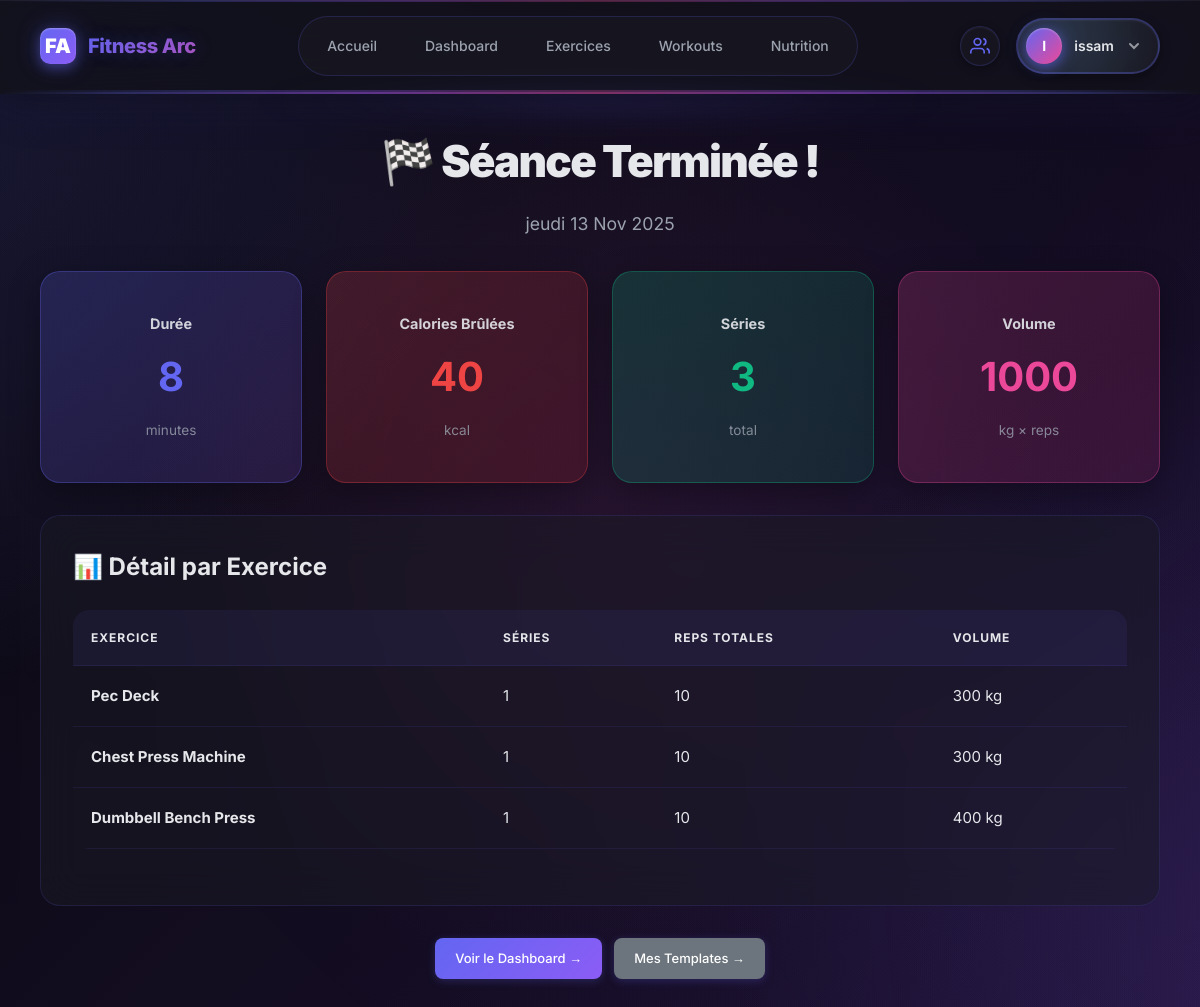
Page /workouts/sessions/9/summary/ (signed in) on the committed database.
### workouts/models.py (models this page shows, shortened)
class WorkoutSession(models.Model):
    owner = models.ForeignKey(User, on_delete=models.CASCADE, related_name="workout_sessions")
    date = models.DateField(auto_now_add=True)
    from_template = models.ForeignKey(WorkoutTemplate, on_delete=models.SET_NULL, null=True, blank=True)
    duration_minutes = models.PositiveIntegerField(default=0, help_text="Durée de la séance en minutes")
    is_completed = models.BooleanField(default=False, help_text="Séance terminée")
    notes = models.TextField(blank=True)
    created_at = models.DateTimeField(auto_now_add=True)
    @property
    def total_volume(self):
        return sum(sl.volume for sl in self.set_logs.all())
    @property
    def estimated_calories_burned(self):
        if self.duration_minutes == 0:
            return 0
        return self.duration_minutes * 5

class SetLog(models.Model):
    session = models.ForeignKey(WorkoutSession, on_delete=models.CASCADE, related_name="set_logs")
    exercise = models.ForeignKey(Exercise, on_delete=models.CASCADE)
    set_number = models.PositiveIntegerField()
    reps = models.PositiveIntegerField()
    weight_kg = models.DecimalField(max_digits=6, decimal_places=2)
    rpe = models.PositiveSmallIntegerField(null=True, blank=True)
    notes = models.TextField(blank=True)
    @property
    def volume(self): return float(self.weight_kg) * self.reps

class Exercise(models.Model):
    MUSCLE = [
        ("chest","Pecs"), ("back","Dos"), ("legs","Jambes"),
        ("shoulders","Épaules"), ("arms","Bras"), ("core","Abdos"), ("fullbody","Corps complet")
    ]
    EQUIP = [("barbell","Barre"),("dumbbell","Haltères"),
             ("machine","Machine"),("cable","Poulie"),("bodyweight","Poids du corps")]
    name = models.CharField(max_length=200, unique=True)
    slug = models.SlugField(unique=True)
    muscle_group = models.CharField(max_length=20, choices=MUSCLE)
    equipment = models.CharField(max_length=20, choices=EQUIP)
    difficulty = models.PositiveSmallIntegerField(default=3)
    description = models.TextField(blank=True)
    image = models.ImageField(upload_to='exercises/', blank=True, null=True, help_text="Image de démonstration")

### workouts/views.py (the view)
# urls.py: path("sessions/<int:pk>/summary/", views.session_summary, name="session_summary"),
@login_required
def session_summary(request, pk):
    sess = get_object_or_404(WorkoutSession, pk=pk, owner=request.user)
    total_sets = sess.set_logs.count()
    total_reps = sum(log.reps for log in sess.set_logs.all())
    exercises_data = {}
    for log in sess.set_logs.select_related('exercise'):
        ex_name = log.exercise.name
        if ex_name not in exercises_data:
            exercises_data[ex_name] = {'sets': 0, 'total_reps': 0, 'total_volume': 0}
        exercises_data[ex_name]['sets'] += 1
        exercises_data[ex_name]['total_reps'] += log.reps
        exercises_data[ex_name]['total_volume'] += log.volume
    context = {
        'session': sess,
        'total_sets': total_sets,
        'total_reps': total_reps,
        'exercises_data': exercises_data,
    }
    return render(request, "workouts/session_summary.html", context)

### accounts/context_processors.py (called while the page is built)
def friends_requests_count(request):
    if request.user.is_authenticated:
        count = Friendship.objects.filter(to_user=request.user, status='pending').count()
        return {'pending_requests_count': count}
    return {'pending_requests_count': 0}

### workouts/templates/workouts/session_summary.html (shortened to what this page needs)
{% extends "base.html" %}
{% block content %}
<div style="text-align:center;margin-bottom:2rem">
  <h1>🏁 Séance Terminée !</h1>
  <p style="color:var(--text-dim);font-size:1.1rem">{{ session.date|date:"l d M Y" }}</p>
</div>
<div style="display:grid;grid-template-columns:repeat(auto-fit,minmax(200px,1fr));gap:1.5rem;margin-bottom:2rem">
  <div class="stat-card" style="background:linear-gradient(135deg,rgba(99,102,241,0.2),rgba(139,92,246,0.15));border:1px solid rgba(99,102,241,0.3)">
    <h3 style="margin:0 0 0.5rem;font-size:0.9rem;opacity:0.9;color:var(--text)">Durée</h3>
    <p style="font-size:2.5rem;margin:0;font-weight:bold;color:var(--primary)">{{ session.duration_minutes }}</p>
    <p style="margin:0.5rem 0 0;opacity:0.8;font-size:0.85rem;color:var(--text-dim)">minutes</p>
  </div>
  <div class="stat-card" style="background:linear-gradient(135deg,rgba(239,68,68,0.2),rgba(220,38,38,0.15));border:1px solid rgba(239,68,68,0.3)">
    <h3 style="margin:0 0 0.5rem;font-size:0.9rem;opacity:0.9;color:var(--text)">Calories Brûlées</h3>
    <p style="font-size:2.5rem;margin:0;font-weight:bold;color:var(--danger)">{{ session.estimated_calories_burned }}</p>
    <p style="margin:0.5rem 0 0;opacity:0.8;font-size:0.85rem;color:var(--text-dim)">kcal</p>
  </div>
  <div class="stat-card" style="background:linear-gradient(135deg,rgba(16,185,129,0.2),rgba(5,150,105,0.15));border:1px solid rgba(16,185,129,0.3)">
    <h3 style="margin:0 0 0.5rem;font-size:0.9rem;opacity:0.9;color:var(--text)">Séries</h3>
    <p style="font-size:2.5rem;margin:0;font-weight:bold;color:var(--success)">{{ total_sets }}</p>
    <p style="margin:0.5rem 0 0;opacity:0.8;font-size:0.85rem;color:var(--text-dim)">total</p>
  </div>
  <div class="stat-card" style="background:linear-gradient(135deg,rgba(236,72,153,0.2),rgba(219,39,119,0.15));border:1px solid rgba(236,72,153,0.3)">
    <h3 style="margin:0 0 0.5rem;font-size:0.9rem;opacity:0.9;color:var(--text)">Volume</h3>
    <p style="font-size:2.5rem;margin:0;font-weight:bold;color:var(--accent)">{{ session.total_volume|floatformat:0 }}</p>
    <p style="margin:0.5rem 0 0;opacity:0.8;font-size:0.85rem;color:var(--text-dim)">kg × reps</p>
  </div>
</div>
<div class="card">
  <h3>📊 Détail par Exercice</h3>
  <table>
    <thead>
      <tr><th>Exercice</th><th>Séries</th><th>Reps Totales</th><th>Volume</th></tr>
    </thead>
    <tbody>
      {% for ex_name, data in exercises_data.items %}
      <tr>
        <td><strong>{{ ex_name }}</strong></td>
        <td>{{ data.sets }}</td>
        <td>{{ data.total_reps }}</td>
        <td>{{ data.total_volume|floatformat:0 }} kg</td>
      </tr>
      {% endfor %}
    </tbody>
  </table>
</div>
<div style="text-align:center;margin-top:2rem">
  <a href="{% url 'dashboard:index' %}" class="btn">Voir le Dashboard →</a>
  <a href="{% url 'workouts:template_list' %}" class="btn" style="background:#6c757d;margin-left:0.5rem">Mes Templates →</a>
</div>
{% endblock %}

### templates/base.html (shortened to what this page needs)
<!doctype html>
<html lang="fr">
<head>
</head>
<body>
<header>
  <nav>
    <div class="nav-brand">
      <div class="nav-brand-logo">FA</div>
      <div class="nav-brand-text">Fitness Arc</div>
    </div>
    <div class="nav-center">
      <a href="{% url 'common:index' %}" {% if request.resolver_match.url_name == 'index' and request.resolver_match.namespace == 'common' %}class="active"{% endif %}>Accueil</a>
      {% if user.is_authenticated %}
        <a href="{% url 'dashboard:index' %}" {% if request.resolver_match.namespace == 'dashboard' %}class="active"{% endif %}>Dashboard</a>
      {% endif %}
      <a href="{% url 'workouts:exercise_list' %}" {% if request.resolver_match.url_name == 'exercise_list' %}class="active"{% endif %}>Exercices</a>
      <a href="{% url 'workouts:template_list' %}" {% if request.resolver_match.url_name == 'template_list' or request.resolver_match.url_name == 'template_detail' %}class="active"{% endif %}>Workouts</a>
      <a href="{% url 'nutrition_today' %}" {% if 'nutrition' in request.path %}class="active"{% endif %}>Nutrition</a>
    </div>
    <div class="nav-right">
      {% if user.is_authenticated %}
        <div class="nav-friends-icon" style="position:relative">
          <a href="{% url 'accounts:friends_list' %}" style="display:flex;align-items:center;justify-content:center;width:40px;height:40px;border-radius:50%;background:rgba(26,26,36,0.6);border:1px solid rgba(99,102,241,0.2);transition:all 0.2s;text-decoration:none">
            <svg width="20" height="20" viewBox="0 0 24 24" fill="none" stroke="currentColor" stroke-width="2" style="color:var(--primary)">
              <path d="M17 21v-2a4 4 0 0 0-4-4H5a4 4 0 0 0-4 4v2"/>
              <circle cx="9" cy="7" r="4"/>
              <path d="M23 21v-2a4 4 0 0 0-3-3.87"/>
              <path d="M16 3.13a4 4 0 0 1 0 7.75"/>
            </svg>
          </a>
        </div>
        <div class="nav-user-dropdown">
          <div class="nav-user">
            <div class="nav-avatar">{{ user.username.0|upper }}</div>
            <span class="nav-username">{{ user.username }}</span>
            <svg width="16" height="16" viewBox="0 0 16 16" fill="none" style="opacity:0.6">
              <path d="M4 6L8 10L12 6" stroke="currentColor" stroke-width="2" stroke-linecap="round"/>
            </svg>
          </div>
        </div>
      {% else %}
        <a href="{% url 'accounts:login' %}" class="btn">Connexion</a>
      {% endif %}
    </div>
  </nav>
</header>
<main class="container">
  {% block content %}{% endblock %}
</main>
</body>
</html>

### rows in the picture
WorkoutSession: date "jeudi 13 Nov 2025", duration_minutes "8", estimated_calories_burned "40", total_volume "1000"
Exercise: exercises_data "Pec Deck"
Exercise: exercises_data "Chest Press Machine"
Exercise: exercises_data "Dumbbell Bench Press"

### other values in the picture
{{ user.username.0|upper }} "I"
{{ user.username }} "issam"
{{ total_sets }} "3"
{{ data.sets }} "1" "1" "1"
{{ data.total_reps }} "10" "10" "10"
{{ data.total_volume|floatformat:0 }} "300" "300" "400"
